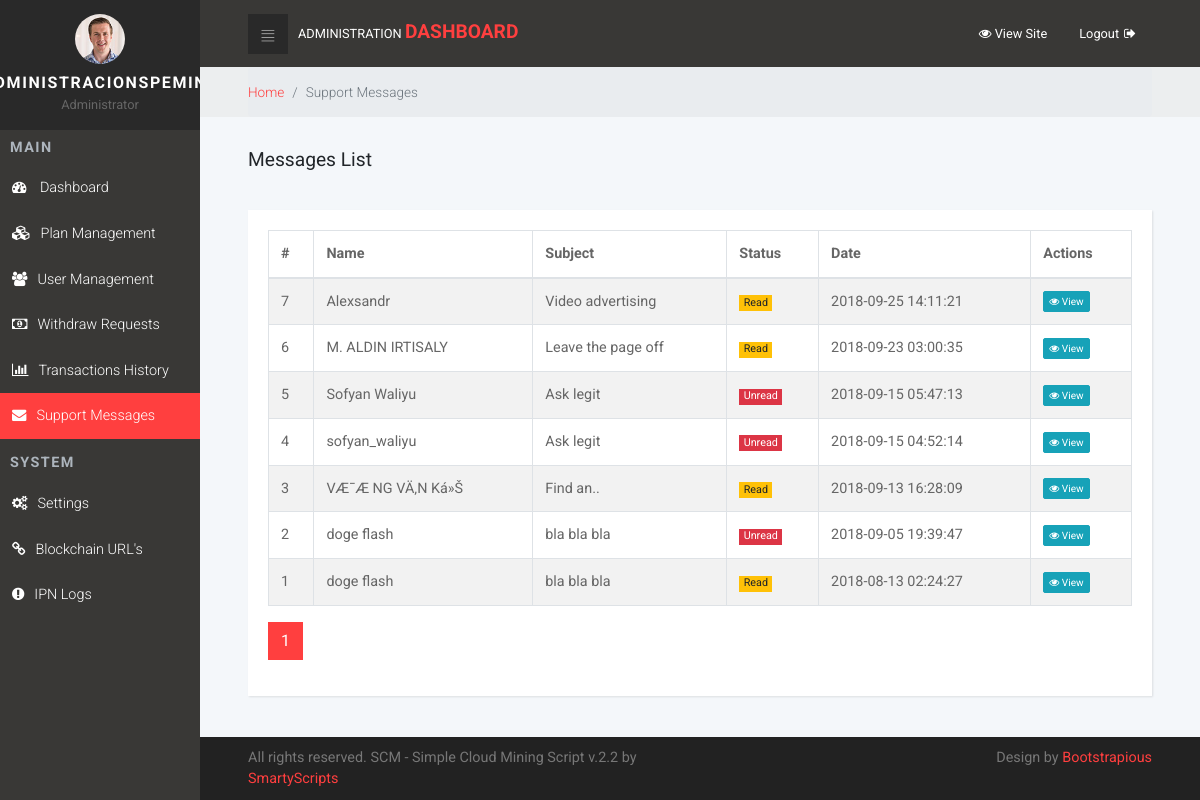
/admin/contact.php (signed in), run on the app's committed database.
### tables this page shows
CREATE TABLE IF NOT EXISTS `contact` (
  `id` int(11) NOT NULL AUTO_INCREMENT,
  `name` varchar(191) NOT NULL,
  `email` varchar(100) NOT NULL,
  `subject` varchar(191) NOT NULL,
  `message` longtext NOT NULL,
  `created_at` timestamp NOT NULL DEFAULT CURRENT_TIMESTAMP,
  `status` enum('unread','read','replied') NOT NULL DEFAULT 'unread',
  PRIMARY KEY (`id`)
);

### admin/contact.php (the view)
<?php
require_once '_header.php';
$_table = 'contact';
$_url = 'contact.php';
if(isset($_GET['page'])){$pag = $_GET['page']-1;}else{$pag = 0;}
$messages = getPagination($_table,$pag*PAGINATION,PAGINATION);
?>
    <div class="breadcrumb-holder">
        <div class="container-fluid">
            <ul class="breadcrumb">
                <li class="breadcrumb-item"><a href="home.php">Home</a></li>
                <li class="breadcrumb-item active">Support Messages</li>
            </ul>
        </div>
    </div>
    <section>
        <div class="container-fluid">
            <header>
                <h1 class="h3 display">Messages List</h1>
            </header>
            <div class="row">
                <div class="col-md-12">
                    <div class="card">
                        <div class="card-body">
                            <div class="table-responsive">
                                <table class="table table-striped table-bordered table-hover" id="contacts">
                                    <thead>
                                        <tr>
                                            <th>#</th>
                                            <th>Name</th>
                                            <th>Subject</th>
                                            <th>Status</th>
                                            <th>Date</th>
                                            <th>Actions</th>
                                        </tr>
                                    </thead>
                                    <tbody>
                                    <?php if ($messages): ?>
                                        <tr>
                                        <?php foreach ($messages as $msg): ?>
                                            <td><?php echo $msg['id']; ?></td>
                                            <td><?php echo $msg['name']; ?></td>
                                            <td><?php echo $msg['subject']; ?></td>
                                            <td>
                                                <?php
                                                $status = $msg['status'];
                                                if($status=='unread'){
                                                    echo '<span class="badge badge-danger">Unread</span>';
                                                }
                                                elseif($status=='read'){
                                                    echo '<span class="badge badge-warning">Read</span>';
                                                }else{
                                                    echo '<span class="badge badge-success">Replied</span>';
                                                }
                                                ?>
                                            </td>
                                            <td><?php echo $msg['created_at']; ?></td>
                                            <td><a class="btn btn-xs btn-info" href="contact_view.php?id=<?php echo $msg['id']; ?>"><i class="fa fa-eye"></i> View</a></td>
                                            </tr>
                                        <?php endforeach; ?>
                                    <?php else: ?>
                                        <tr>
                                            <td colspan="6" class="text-center">No results</td>
                                        </tr>
                                    <?php endif; ?>
                                    </tbody>
                                </table>
                            </div>
                            <?php echo getPaginationLinks($_table,PAGINATION,$pag+1,$_url); ?>
                        </div>
                    </div>
                </div>
            </div>
        </div>
    </section>
<?php require_once '_footer.php'; ?>

### admin/css/style.red.css (style rules this page uses)
a { display: inline-block; text-decoration: none; color: #fff; }
body { overflow-x: hidden; }
i { display: inline-block; }
span { display: inline-block; }
table { font-size: 0.9em; color: #666; }
.btn-xs { font-size: 0.7em !important; padding: 2px 5px !important; border-radius: 2px !important; }
.badge { font-weight: 400; border-radius: 0; }
.breadcrumb-holder { background: #eceeef; }
.breadcrumb-holder .breadcrumb { padding: 15px 0; font-size: 0.85em; font-weight: 300; color: #999; margin-bottom: 0; }
.card { margin-bottom: 30px; -webkit-box-shadow: 1px 1px 2px rgba(0, 0, 0, 0.1); box-shadow: 1px 1px 2px rgba(0, 0, 0, 0.1); }
.display { font-weight: 400 !important; }
section header { padding-top: 2rem; padding-bottom: 2rem; }
@media (min-width: 768px) { .container-fluid { padding: 0 3rem; } }
.btn { font-weight: 400; border: 1px solid transparent; padding: 0.55rem 0.75rem; font-size: 0.9rem; line-height: 1.5; border-radius: 0; -webkit-transition: background-color 0.15s ease-in-out, border-color 0.15s ease-in-out, -webkit-box-shadow 0.15s ease-in-out; transition: background-color 0.15s ease-in-out, border-color 0.15s ease-in-out, -webkit-box-shadow 0.15s ease-in-out; transition: background-color 0.15s ease-in-out, border-color 0.15s ease-in-out, box-shadow 0.15s ease-in-out; transition: background-color 0.15s ease-in-out, border-color 0.15s ease-in-out, box-shadow 0.15s ease-in-out, -webkit-box-shadow 0.15s ease-in-out; }
.btn-info { color: color-yiq(#17a2b8); background-color: #17a2b8; border-color: #17a2b8; }
body { font-family: "Roboto", sans-serif; font-size: 1rem; font-weight: 400; line-height: 1.5; color: #212529; background-color: #fff; }
a { color: #ff3f3f; text-decoration: none; }
h1, h2, h3, h4, h5, h6, .h1, .h2, .h3, .h4, .h5, .h6 { margin-bottom: 0.5rem; font-family: inherit; font-weight: 700; line-height: 1.1; color: inherit; }
h1, .h1 { font-size: 1.5rem; }
h3, .h3 { font-size: 1.2rem; }
.badge-warning { color: color-yiq(#ffc107); background-color: #ffc107; }
.badge-danger { color: color-yiq(#dc3545); background-color: #dc3545; }
.card { background-color: #fff; border: 0 solid #eee; border-radius: 0; }
.card-body { padding: 1.25rem; }

### data on the page
contact: id "7", name "Alexsandr", subject "Video advertising", status "Read", created_at "2018-09-25 14:11:21"
contact: id "6", name "M. ALDIN IRTISALY", subject "Leave the page off", status "Read", created_at "2018-09-23 03:00:35"
contact: id "5", name "Sofyan Waliyu", subject "Ask legit", status "Unread", created_at "2018-09-15 05:47:13"
contact: id "4", name "sofyan_waliyu", subject "Ask legit", status "Unread", created_at "2018-09-15 04:52:14"
contact: id "3", name "VÆ¯Æ NG VÄ‚N Ká»Š", subject "Find an..", status "Read", created_at "2018-09-13 16:28:09"
contact: id "2", name "doge flash", subject "bla bla bla", status "Unread", created_at "2018-09-05 19:39:47"
contact: id "1", name "doge flash", subject "bla bla bla", status "Read", created_at "2018-08-13 02:24:27"

### other printed values
SC_NAME "SCM - Simple Cloud Mining Script"
SC_VERSION "2.2"
